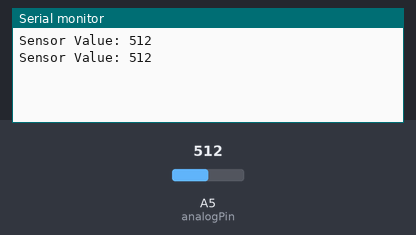
Simulated run of this sketch. Board: Arduino Uno, built with avr-gcc and run on an emulated ATmega328P. Parts: the last lines printed to the serial monitor. Inputs (shaded band) come from the test bench; at power-on: A5 (analogPin) = 512.

Above: at 1.8 s.
1.9 s: A5 (analogPin) set to 716
At 2.6 s:
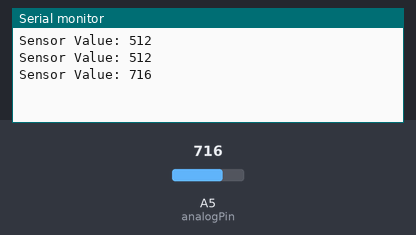
3.4 s: A5 (analogPin) set to 900
At 4.8 s:
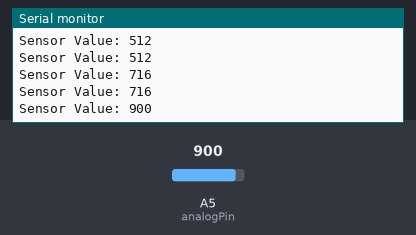
Timing chart, 0 to 6.4 s (numbered marks = the images above; inputs shaded):
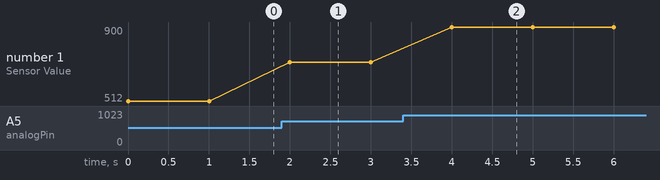

The sketch:

MagLevIR.ino
```cpp
const int analogPin = A5; // Analog pin connected to the IR phototransistor
int sensorValue = 0; // Variable to store the sensor value

void setup() {
  Serial.begin(9600); // Start serial communication
}

void loop() {
  sensorValue = analogRead(analogPin); // Read the analog value from the phototransistor
  Serial.print("Sensor Value: ");
  Serial.println(sensorValue); // Print the sensor value to the serial monitor

  delay(1000); // Delay for 1 second before the next reading
}
```

Measured:
- after the input at 1.9 s, the serial monitor: prints a new line after 0.10 s (image 1)
- after the input at 3.4 s, the serial monitor: prints a new line after 0.60 s (image 2)
- plotted number 1: 512 → 716 after the input at 1.9 s, 716 → 900 after the input at 3.4 s
